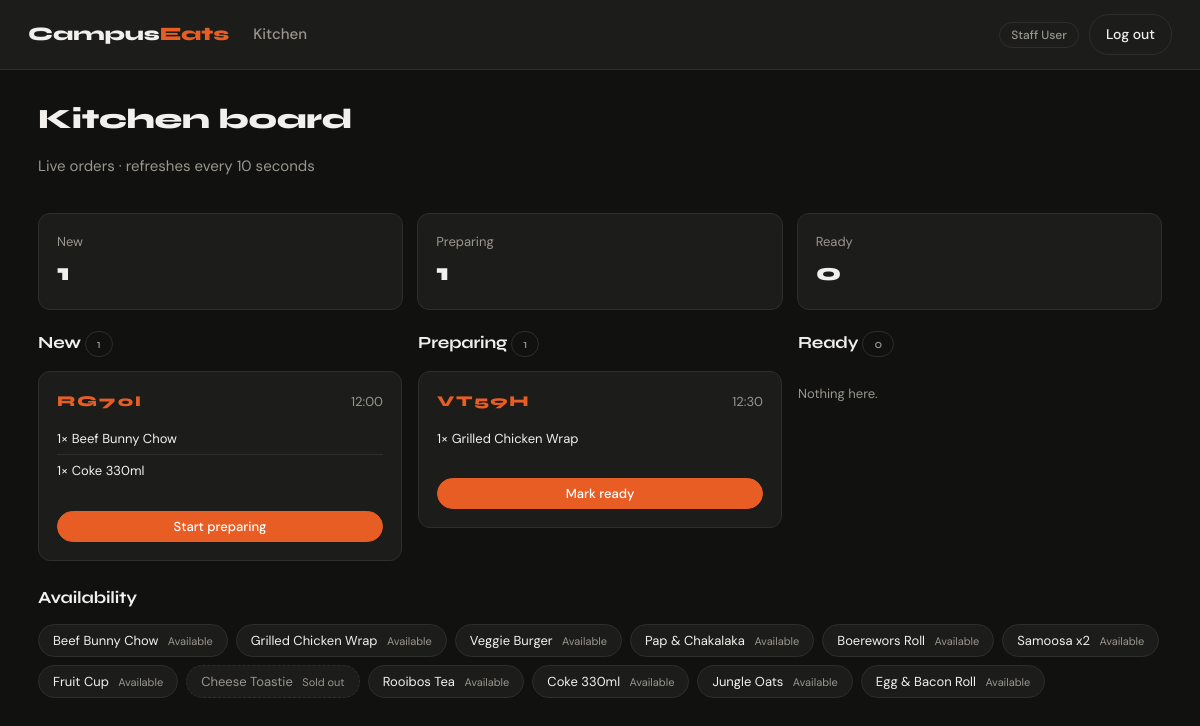
/staff (signed in), run on an earlier commit of the app's database.
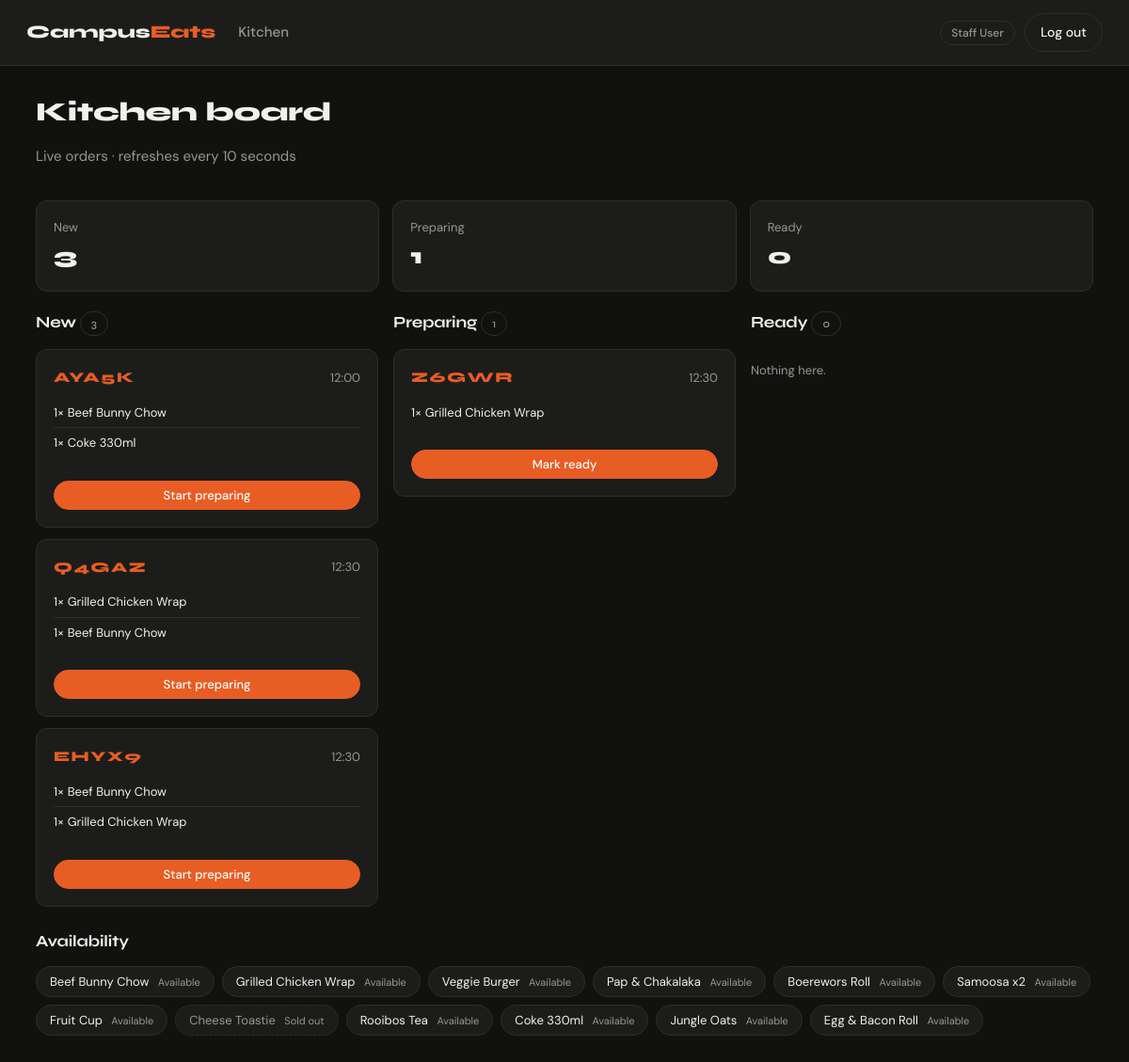
And on a later commit of the database.
### models.py (models this page shows, shortened)
class Order(db.Model):
    __tablename__ = 'orders'
    id = db.Column(db.Integer, primary_key=True)
    user_id = db.Column(db.Integer, db.ForeignKey('users.id'), nullable=False)
    promo_id = db.Column(db.Integer, db.ForeignKey('promotions.id'), nullable=True)
    status = db.Column(db.String, nullable=False, default='new') # 'new', 'preparing', 'ready', 'collected'
    pickup_slot = db.Column(db.String, nullable=False)
    subtotal = db.Column(db.Float, nullable=False)
    service_fee = db.Column(db.Float, default=2.0)
    total = db.Column(db.Float, nullable=False)
    pickup_code = db.Column(db.String, unique=True, nullable=False)
    created_at = db.Column(db.DateTime, default=datetime.utcnow)
    items = relationship('OrderItem', backref='order', cascade='all, delete-orphan', lazy=True)
    loyalty_record = relationship('LoyaltyPoints', backref='order', uselist=False, lazy=True)
    def to_dict(self):
        return {
            'id': self.id,
            'user_id': self.user_id,
            'promo_id': self.promo_id,
            'status': self.status,
            'pickup_slot': self.pickup_slot,
            'subtotal': self.subtotal,
            'service_fee': self.service_fee,
            'total': self.total,
            'pickup_code': self.pickup_code,
            'created_at': self.created_at.isoformat(),
            'items': [item.to_dict() for item in self.items]
        }

class MenuItem(db.Model):
    __tablename__ = 'menu_items'
    id = db.Column(db.Integer, primary_key=True)
    name = db.Column(db.String, nullable=False)
    description = db.Column(db.String, nullable=True)
    price = db.Column(db.Float, nullable=False)
    category = db.Column(db.String, nullable=False) # 'mains', 'snacks', 'drinks', 'breakfast'
    emoji = db.Column(db.String, nullable=True)
    dietary = db.Column(db.String, nullable=False, default='none') # 'none', 'vegetarian', 'halal', 'vegan'
    is_available = db.Column(db.Boolean, default=True)
    created_at = db.Column(db.DateTime, default=datetime.utcnow)

### routes/staff.py (the view)
@staff_bp.route('/staff')
@login_required
@role_required('staff')
def dashboard():
    new_orders = [o.to_dict() for o in Order.query.filter_by(status='new').all()]
    preparing_orders = [o.to_dict() for o in Order.query.filter_by(status='preparing').all()]
    ready_orders = [o.to_dict() for o in Order.query.filter_by(status='ready').all()]
    menu_items = MenuItem.query.all()
    return render_template(
        'staff/dashboard.html',
        new_orders=new_orders,
        preparing_orders=preparing_orders,
        ready_orders=ready_orders,
        menu_items=menu_items
    )

### models.py (called while the page is built)
    def to_dict(self):
        return {
            'id': self.id,
            'order_id': self.order_id,
            'menu_item_id': self.menu_item_id,
            'quantity': self.quantity,
            'unit_price': self.unit_price,
            'menu_item_name': self.menu_item.name if self.menu_item else None # Assuming menu_item relationship exists
        }

### utils.py (called while the page is built)
def login_required(i):
    @functools.wraps(i)
    def decorated_function(*args, **kwargs):
        if 'user_id' not in session:
            return redirect(url_for('auth.login'))
        else:
            return i(*args, **kwargs)
    return decorated_function

def role_required(*roles):
    def decorator(i):
        @functools.wraps(i)
        def decorated_function(*args, **kwargs):
            if session['role'] not in roles :
                return redirect(url_for('auth.login'))
            else:
                return i(*args, **kwargs)
        return decorated_function
    return decorator

### templates/staff/dashboard.html (shortened to what this page needs)
{% extends "base.html" %}
{% block body_class %}theme-dark{% endblock %}
{% block content %}
<header class="section-head">
  <div>
    <h1 class="h-display">Kitchen board</h1>
    <p class="muted">Live orders · refreshes every 10 seconds</p>
  </div>
</header>
<div class="stats-bar">
  <div class="card stat"><span class="muted small">New</span><strong>{{ new_orders|length }}</strong></div>
  <div class="card stat"><span class="muted small">Preparing</span><strong>{{ preparing_orders|length }}</strong></div>
  <div class="card stat"><span class="muted small">Ready</span><strong>{{ ready_orders|length }}</strong></div>
</div>
<div class="kanban">
  {% for column, orders, next_status, next_label in [
      ('New', new_orders, 'preparing', 'Start preparing'),
      ('Preparing', preparing_orders, 'ready', 'Mark ready'),
      ('Ready', ready_orders, 'collected', 'Mark collected')
  ] %}
  <section class="kanban-col">
    <h2 class="h-sub">{{ column }} <span class="pill pill-muted">{{ orders|length }}</span></h2>
    <div class="kanban-cards">
      {% for order in orders %}
      <article class="card order-card">
        <div class="order-head">
          <span class="pickup-code-sm">{{ order.pickup_code }}</span>
          <span class="muted small">{{ order.pickup_slot }}</span>
        </div>
        <ul class="line-items small">
          {% for item in order['items'] %}
            <li><span>{{ item.quantity }}× {{ item.menu_item_name }}</span></li>
          {% endfor %}
        </ul>
        <form method="POST" action="{{ url_for('staff.update_status', order_id=order.id) }}">
          <button type="submit" class="btn btn-primary btn-block btn-sm">{{ next_label }}</button>
        </form>
      </article>
      {% else %}
        <p class="muted small">Nothing here.</p>
      {% endfor %}
    </div>
  </section>
  {% endfor %}
</div>
<section class="soldout">
  <h2 class="h-sub">Availability</h2>
  <div class="chip-row">
    {% for item in menu_items %}
    <form method="POST" action="{{ url_for('staff.toggle_menu_item', item_id=item.id) }}">
      <button type="submit" class="chip {% if not item.is_available %}chip-off{% endif %}">
        {{ item.name }}
        <span class="chip-state">{{ 'Available' if item.is_available else 'Sold out' }}</span>
      </button>
    </form>
    {% endfor %}
  </div>
</section>
{% endblock %}

What changed in the data, as far as the page shows it:
removed Order: pickup_code "RG70I", pickup_slot "12:00", quantity "1" "1", {{ item.menu_item_name }} "Beef Bunny Chow" "Coke 330ml", next_label "Start preparing", shown under "New"
removed Order: pickup_code "VT59H", pickup_slot "12:30", quantity "1", {{ item.menu_item_name }} "Grilled Chicken Wrap", next_label "Mark ready", shown under "Preparing"
added Order: pickup_code "AYA5K", pickup_slot "12:00", quantity "1" "1", {{ item.menu_item_name }} "Beef Bunny Chow" "Coke 330ml", next_label "Start preparing", shown under "New"
added Order: pickup_code "Q4GAZ", pickup_slot "12:30", quantity "1" "1", {{ item.menu_item_name }} "Grilled Chicken Wrap" "Beef Bunny Chow", next_label "Start preparing", shown under "New"
added Order: pickup_code "EHYX9", pickup_slot "12:30", quantity "1" "1", {{ item.menu_item_name }} "Beef Bunny Chow" "Grilled Chicken Wrap", next_label "Start preparing", shown under "New"
added Order: pickup_code "Z6GWR", pickup_slot "12:30", quantity "1", {{ item.menu_item_name }} "Grilled Chicken Wrap", next_label "Mark ready", shown under "Preparing"
Also different on the page:
{{ new_orders|length }}: "1" → "3"
new list line: "New 3"
list line gone: "New 1"
